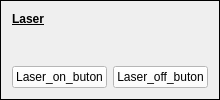
     <widget class="QFrame" name="laser">
      <property name="sizePolicy">
       <sizepolicy hsizetype="MinimumExpanding" vsizetype="MinimumExpanding">
        <horstretch>0</horstretch>
        <verstretch>0</verstretch>
       </sizepolicy>
      </property>
      <property name="frameShape">
       <enum>QFrame::Box</enum>
      </property>
      <layout class="QGridLayout" name="gridLayout_6">
       <item row="1" column="0">
        <widget class="QPushButton" name="laser_on_button">
         <property name="palette">
          <palette>
           <active>
            <colorrole role="WindowText">
             <brush brushstyle="SolidPattern">
              <color alpha="255">
               <red>0</red>
               <green>0</green>
               <blue>0</blue>
              </color>
             </brush>
            </colorrole>
            <colorrole role="Button">
             <brush brushstyle="SolidPattern">
              <color alpha="255">
               <red>255</red>
               <green>255</green>
               <blue>255</blue>
              </color>
             </brush>
            </colorrole>
            <colorrole role="Light">
             <brush brushstyle="SolidPattern">
              <color alpha="255">
               <red>255</red>
               <green>255</green>
               <blue>255</blue>
              </color>
             </brush>
            </colorrole>
            <colorrole role="Midlight">
             <brush brushstyle="SolidPattern">
              <color alpha="255">
               <red>255</red>
               <green>255</green>
               <blue>255</blue>
              </color>
             </brush>
            </colorrole>
            <colorrole role="Dark">
             <brush brushstyle="SolidPattern">
              <color alpha="255">
               <red>127</red>
               <green>127</green>
               <blue>127</blue>
              </color>
             </brush>
            </colorrole>
            <colorrole role="Mid">
             <brush brushstyle="SolidPattern">
              <color alpha="255">
               <red>170</red>
               <green>170</green>
               <blue>170</blue>
              </color>
             </brush>
            </colorrole>
            <colorrole role="Text">
             <brush brushstyle="SolidPattern">
              <color alpha="255">
               <red>0</red>
               <green>0</green>
               <blue>0</blue>
              </color>
             </brush>
            </colorrole>
            <colorrole role="BrightText">
             <brush brushstyle="SolidPattern">
              <color alpha="255">
               <red>255</red>
               <green>255</green>
               <blue>255</blue>
              </color>
             </brush>
            </colorrole>
            <colorrole role="ButtonText">
             <brush brushstyle="SolidPattern">
              <color alpha="255">
               <red>0</red>
               <green>0</green>
               <blue>0</blue>
              </color>
             </brush>
            </colorrole>
            <colorrole role="Base">
             <brush brushstyle="SolidPattern">
              <color alpha="255">
               <red>255</red>
               <green>255</green>
               <blue>255</blue>
              </color>
             </brush>
            </colorrole>
            <colorrole role="Window">
             <brush brushstyle="SolidPattern">
              <color alpha="255">
               <red>255</red>
               <green>255</green>
               <blue>255</blue>
              </color>
             </brush>
            </colorrole>
            <colorrole role="Shadow">
             <brush brushstyle="SolidPattern">
              <color alpha="255">
               <red>0</red>
               <green>0</green>
               <blue>0</blue>
              </color>
             </brush>
            </colorrole>
            <colorrole role="AlternateBase">
             <brush brushstyle="SolidPattern">
              <color alpha="255">
               <red>255</red>
               <green>255</green>
               <blue>255</blue>
              </color>
             </brush>
            </colorrole>
            <colorrole role="ToolTipBase">
             <brush brushstyle="SolidPattern">
              <color alpha="255">
               <red>255</red>
               <green>255</green>
               <blue>220</blue>
              </color>
             </brush>
            </colorrole>
            <colorrole role="ToolTipText">
             <brush brushstyle="SolidPattern">
              <color alpha="255">
               <red>0</red>
               <green>0</green>
               <blue>0</blue>
              </color>
             </brush>
            </colorrole>
           </active>
           <inactive>
            <colorrole role="WindowText">
             <brush brushstyle="SolidPattern">
              <color alpha="255">
               <red>0</red>
               <green>0</green>
               <blue>0</blue>
              </color>
             </brush>
            </colorrole>
            <colorrole role="Button">
             <brush brushstyle="SolidPattern">
              <color alpha="255">
               <red>255</red>
               <green>255</green>
               <blue>255</blue>
              </color>
             </brush>
            </colorrole>
            <colorrole role="Light">
             <brush brushstyle="SolidPattern">
              <color alpha="255">
               <red>255</red>
               <green>255</green>
               <blue>255</blue>
              </color>
             </brush>
            </colorrole>
            <colorrole role="Midlight">
             <brush brushstyle="SolidPattern">
              <color alpha="255">
               <red>255</red>
               <green>255</green>
               <blue>255</blue>
              </color>
             </brush>
            </colorrole>
            <colorrole role="Dark">
             <brush brushstyle="SolidPattern">
              <color alpha="255">
               <red>127</red>
               <green>127</green>
               <blue>127</blue>
              </color>
             </brush>
            </colorrole>
            <colorrole role="Mid">
             <brush brushstyle="SolidPattern">
              <color alpha="255">
               <red>170</red>
               <green>170</green>
               <blue>170</blue>
              </color>
             </brush>
            </colorrole>
            <colorrole role="Text">
             <brush brushstyle="SolidPattern">
              <color alpha="255">
               <red>0</red>
               <green>0</green>
               <blue>0</blue>
              </color>
             </brush>
            </colorrole>
            <colorrole role="BrightText">
             <brush brushstyle="SolidPattern">
              <color alpha="255">
               <red>255</red>
               <green>255</green>
               <blue>255</blue>
              </color>
             </brush>
            </colorrole>
            <colorrole role="ButtonText">
             <brush brushstyle="SolidPattern">
              <color alpha="255">
               <red>0</red>
               <green>0</green>
               <blue>0</blue>
              </color>
             </brush>
            </colorrole>
            <colorrole role="Base">
             <brush brushstyle="SolidPattern">
              <color alpha="255">
               <red>255</red>
               <green>255</green>
               <blue>255</blue>
              </color>
             </brush>
            </colorrole>
            <colorrole role="Window">
             <brush brushstyle="SolidPattern">
              <color alpha="255">
               <red>255</red>
               <green>255</green>
               <blue>255</blue>
              </color>
             </brush>
            </colorrole>
            <colorrole role="Shadow">
             <brush brushstyle="SolidPattern">
              <color alpha="255">
               <red>0</red>
               <green>0</green>
               <blue>0</blue>
              </color>
             </brush>
            </colorrole>
            <colorrole role="AlternateBase">
             <brush brushstyle="SolidPattern">
              <color alpha="255">
               <red>255</red>
               <green>255</green>
               <blue>255</blue>
              </color>
             </brush>
            </colorrole>
            <colorrole role="ToolTipBase">
             <brush brushstyle="SolidPattern">
              <color alpha="255">
               <red>255</red>
               <green>255</green>
               <blue>220</blue>
              </color>
             </brush>
            </colorrole>
            <colorrole role="ToolTipText">
             <brush brushstyle="SolidPattern">
              <color alpha="255">
               <red>0</red>
               <green>0</green>
               <blue>0</blue>
              </color>
             </brush>
            </colorrole>
           </inactive>
           <disabled>
            <colorrole role="WindowText">
             <brush brushstyle="SolidPattern">
              <color alpha="255">
               <red>127</red>
               <green>127</green>
               <blue>127</blue>
              </color>
             </brush>
            </colorrole>
            <colorrole role="Button">
             <brush brushstyle="SolidPattern">
              <color alpha="255">
               <red>255</red>
               <green>255</green>
               <blue>255</blue>
              </color>
             </brush>
            </colorrole>
            <colorrole role="Light">
             <brush brushstyle="SolidPattern">
              <color alpha="255">
               <red>255</red>
               <green>255</green>
               <blue>255</blue>
              </color>
             </brush>
            </colorrole>
            <colorrole role="Midlight">
             <brush brushstyle="SolidPattern">
              <color alpha="255">
               <red>255</red>
               <green>255</green>
               <blue>255</blue>
              </color>
             </brush>
            </colorrole>
            <colorrole role="Dark">
             <brush brushstyle="SolidPattern">
              <color alpha="255">
               <red>127</red>
               <green>127</green>
               <blue>127</blue>
              </color>
             </brush>
            </colorrole>
            <colorrole role="Mid">
             <brush brushstyle="SolidPattern">
              <color alpha="255">
               <red>170</red>
               <green>170</green>
               <blue>170</blue>
              </color>
             </brush>
            </colorrole>
            <colorrole role="Text">
             <brush brushstyle="SolidPattern">
              <color alpha="255">
               <red>127</red>
               <green>127</green>
               <blue>127</blue>
              </color>
             </brush>
            </colorrole>
            <colorrole role="BrightText">
             <brush brushstyle="SolidPattern">
              <color alpha="255">
               <red>255</red>
               <green>255</green>
               <blue>255</blue>
              </color>
             </brush>
            </colorrole>
            <colorrole role="ButtonText">
             <brush brushstyle="SolidPattern">
              <color alpha="255">
               <red>127</red>
               <green>127</green>
               <blue>127</blue>
              </color>
             </brush>
            </colorrole>
            <colorrole role="Base">
             <brush brushstyle="SolidPattern">
              <color alpha="255">
               <red>255</red>
               <green>255</green>
               <blue>255</blue>
              </color>
             </brush>
            </colorrole>
            <colorrole role="Window">
             <brush brushstyle="SolidPattern">
              <color alpha="255">
               <red>255</red>
               <green>255</green>
               <blue>255</blue>
              </color>
             </brush>
            </colorrole>
            <colorrole role="Shadow">
             <brush brushstyle="SolidPattern">
              <color alpha="255">
               <red>0</red>
               <green>0</green>
               <blue>0</blue>
              </color>
             </brush>
            </colorrole>
            <colorrole role="AlternateBase">
             <brush brushstyle="SolidPattern">
              <color alpha="255">
               <red>255</red>
               <green>255</green>
               <blue>255</blue>
              </color>
             </brush>
            </colorrole>
            <colorrole role="ToolTipBase">
             <brush brushstyle="SolidPattern">
              <color alpha="255">
               <red>255</red>
               <green>255</green>
               <blue>220</blue>
              </color>
             </brush>
            </colorrole>
            <colorrole role="ToolTipText">
             <brush brushstyle="SolidPattern">
              <color alpha="255">
               <red>0</red>
               <green>0</green>
               <blue>0</blue>
              </color>
             </brush>
            </colorrole>
           </disabled>
          </palette>
         </property>
         <property name="text">
          <string>Laser_on_buton</string>
         </property>
         <property name="checkable">
          <bool>false</bool>
         </property>
         <property name="checked">
          <bool>false</bool>
         </property>
         <property name="flat">
          <bool>false</bool>
         </property>
        </widget>
       </item>
       <item row="1" column="1">
        <widget class="QPushButton" name="laser_off_button">
         <property name="palette">
          <palette>
           <active>
            <colorrole role="WindowText">
             <brush brushstyle="SolidPattern">
              <color alpha="255">
               <red>0</red>
               <green>0</green>
               <blue>0</blue>
              </color>
             </brush>
            </colorrole>
            <colorrole role="Button">
             <brush brushstyle="SolidPattern">
              <color alpha="255">
               <red>255</red>
               <green>255</green>
               <blue>255</blue>
              </color>
             </brush>
            </colorrole>
            <colorrole role="Light">
             <brush brushstyle="SolidPattern">
              <color alpha="255">
               <red>255</red>
               <green>255</green>
               <blue>255</blue>
              </color>
             </brush>
            </colorrole>
            <colorrole role="Midlight">
             <brush brushstyle="SolidPattern">
              <color alpha="255">
               <red>255</red>
               <green>255</green>
               <blue>255</blue>
              </color>
             </brush>
            </colorrole>
            <colorrole role="Dark">
             <brush brushstyle="SolidPattern">
              <color alpha="255">
               <red>127</red>
               <green>127</green>
               <blue>127</blue>
              </color>
             </brush>
            </colorrole>
            <colorrole role="Mid">
             <brush brushstyle="SolidPattern">
              <color alpha="255">
               <red>170</red>
               <green>170</green>
               <blue>170</blue>
              </color>
             </brush>
            </colorrole>
            <colorrole role="Text">
             <brush brushstyle="SolidPattern">
              <color alpha="255">
               <red>0</red>
               <green>0</green>
               <blue>0</blue>
              </color>
             </brush>
            </colorrole>
            <colorrole role="BrightText">
             <brush brushstyle="SolidPattern">
              <color alpha="255">
               <red>255</red>
               <green>255</green>
               <blue>255</blue>
              </color>
             </brush>
            </colorrole>
            <colorrole role="ButtonText">
             <brush brushstyle="SolidPattern">
              <color alpha="255">
               <red>0</red>
               <green>0</green>
               <blue>0</blue>
              </color>
             </brush>
            </colorrole>
            <colorrole role="Base">
             <brush brushstyle="SolidPattern">
              <color alpha="255">
               <red>255</red>
               <green>255</green>
               <blue>255</blue>
              </color>
             </brush>
            </colorrole>
            <colorrole role="Window">
             <brush brushstyle="SolidPattern">
              <color alpha="255">
               <red>255</red>
               <green>255</green>
               <blue>255</blue>
              </color>
             </brush>
            </colorrole>
            <colorrole role="Shadow">
             <brush brushstyle="SolidPattern">
              <color alpha="255">
               <red>0</red>
               <green>0</green>
               <blue>0</blue>
              </color>
             </brush>
            </colorrole>
            <colorrole role="AlternateBase">
             <brush brushstyle="SolidPattern">
              <color alpha="255">
               <red>255</red>
               <green>255</green>
               <blue>255</blue>
              </color>
             </brush>
            </colorrole>
            <colorrole role="ToolTipBase">
             <brush brushstyle="SolidPattern">
              <color alpha="255">
               <red>255</red>
               <green>255</green>
               <blue>220</blue>
              </color>
             </brush>
            </colorrole>
            <colorrole role="ToolTipText">
             <brush brushstyle="SolidPattern">
              <color alpha="255">
               <red>0</red>
               <green>0</green>
               <blue>0</blue>
              </color>
             </brush>
            </colorrole>
           </active>
           <inactive>
            <colorrole role="WindowText">
             <brush brushstyle="SolidPattern">
              <color alpha="255">
               <red>0</red>
               <green>0</green>
               <blue>0</blue>
              </color>
             </brush>
            </colorrole>
            <colorrole role="Button">
             <brush brushstyle="SolidPattern">
              <color alpha="255">
               <red>255</red>
               <green>255</green>
               <blue>255</blue>
              </color>
             </brush>
            </colorrole>
            <colorrole role="Light">
             <brush brushstyle="SolidPattern">
              <color alpha="255">
               <red>255</red>
               <green>255</green>
               <blue>255</blue>
              </color>
             </brush>
            </colorrole>
            <colorrole role="Midlight">
             <brush brushstyle="SolidPattern">
              <color alpha="255">
               <red>255</red>
               <green>255</green>
               <blue>255</blue>
              </color>
             </brush>
            </colorrole>
            <colorrole role="Dark">
             <brush brushstyle="SolidPattern">
              <color alpha="255">
               <red>127</red>
               <green>127</green>
               <blue>127</blue>
              </color>
             </brush>
            </colorrole>
            <colorrole role="Mid">
             <brush brushstyle="SolidPattern">
              <color alpha="255">
               <red>170</red>
               <green>170</green>
               <blue>170</blue>
              </color>
             </brush>
            </colorrole>
            <colorrole role="Text">
             <brush brushstyle="SolidPattern">
              <color alpha="255">
               <red>0</red>
               <green>0</green>
               <blue>0</blue>
              </color>
             </brush>
            </colorrole>
            <colorrole role="BrightText">
             <brush brushstyle="SolidPattern">
              <color alpha="255">
               <red>255</red>
               <green>255</green>
               <blue>255</blue>
              </color>
             </brush>
            </colorrole>
            <colorrole role="ButtonText">
             <brush brushstyle="SolidPattern">
              <color alpha="255">
               <red>0</red>
               <green>0</green>
               <blue>0</blue>
              </color>
             </brush>
            </colorrole>
            <colorrole role="Base">
             <brush brushstyle="SolidPattern">
              <color alpha="255">
               <red>255</red>
               <green>255</green>
               <blue>255</blue>
              </color>
             </brush>
            </colorrole>
            <colorrole role="Window">
             <brush brushstyle="SolidPattern">
              <color alpha="255">
               <red>255</red>
               <green>255</green>
               <blue>255</blue>
              </color>
             </brush>
            </colorrole>
            <colorrole role="Shadow">
             <brush brushstyle="SolidPattern">
              <color alpha="255">
               <red>0</red>
               <green>0</green>
               <blue>0</blue>
              </color>
             </brush>
            </colorrole>
            <colorrole role="AlternateBase">
             <brush brushstyle="SolidPattern">
              <color alpha="255">
               <red>255</red>
               <green>255</green>
               <blue>255</blue>
              </color>
             </brush>
            </colorrole>
            <colorrole role="ToolTipBase">
             <brush brushstyle="SolidPattern">
              <color alpha="255">
               <red>255</red>
               <green>255</green>
               <blue>220</blue>
              </color>
             </brush>
            </colorrole>
            <colorrole role="ToolTipText">
             <brush brushstyle="SolidPattern">
              <color alpha="255">
               <red>0</red>
               <green>0</green>
               <blue>0</blue>
              </color>
             </brush>
            </colorrole>
           </inactive>
           <disabled>
            <colorrole role="WindowText">
             <brush brushstyle="SolidPattern">
              <color alpha="255">
               <red>127</red>
               <green>127</green>
               <blue>127</blue>
              </color>
             </brush>
            </colorrole>
            <colorrole role="Button">
             <brush brushstyle="SolidPattern">
              <color alpha="255">
               <red>255</red>
               <green>255</green>
               <blue>255</blue>
              </color>
             </brush>
            </colorrole>
            <colorrole role="Light">
             <brush brushstyle="SolidPattern">
              <color alpha="255">
               <red>255</red>
               <green>255</green>
               <blue>255</blue>
              </color>
             </brush>
            </colorrole>
            <colorrole role="Midlight">
             <brush brushstyle="SolidPattern">
              <color alpha="255">
               <red>255</red>
               <green>255</green>
               <blue>255</blue>
              </color>
             </brush>
            </colorrole>
            <colorrole role="Dark">
             <brush brushstyle="SolidPattern">
              <color alpha="255">
               <red>127</red>
               <green>127</green>
               <blue>127</blue>
              </color>
             </brush>
            </colorrole>
            <colorrole role="Mid">
             <brush brushstyle="SolidPattern">
              <color alpha="255">
               <red>170</red>
               <green>170</green>
               <blue>170</blue>
              </color>
             </brush>
            </colorrole>
            <colorrole role="Text">
             <brush brushstyle="SolidPattern">
              <color alpha="255">
               <red>127</red>
               <green>127</green>
               <blue>127</blue>
              </color>
             </brush>
            </colorrole>
            <colorrole role="BrightText">
             <brush brushstyle="SolidPattern">
              <color alpha="255">
               <red>255</red>
               <green>255</green>
               <blue>255</blue>
              </color>
             </brush>
            </colorrole>
            <colorrole role="ButtonText">
             <brush brushstyle="SolidPattern">
              <color alpha="255">
               <red>127</red>
               <green>127</green>
               <blue>127</blue>
              </color>
             </brush>
            </colorrole>
            <colorrole role="Base">
             <brush brushstyle="SolidPattern">
              <color alpha="255">
               <red>255</red>
               <green>255</green>
               <blue>255</blue>
              </color>
             </brush>
            </colorrole>
            <colorrole role="Window">
             <brush brushstyle="SolidPattern">
              <color alpha="255">
               <red>255</red>
               <green>255</green>
               <blue>255</blue>
              </color>
             </brush>
            </colorrole>
            <colorrole role="Shadow">
             <brush brushstyle="SolidPattern">
              <color alpha="255">
               <red>0</red>
               <green>0</green>
               <blue>0</blue>
              </color>
             </brush>
            </colorrole>
            <colorrole role="AlternateBase">
             <brush brushstyle="SolidPattern">
              <color alpha="255">
               <red>255</red>
               <green>255</green>
               <blue>255</blue>
              </color>
             </brush>
            </colorrole>
            <colorrole role="ToolTipBase">
             <brush brushstyle="SolidPattern">
              <color alpha="255">
               <red>255</red>
               <green>255</green>
               <blue>220</blue>
              </color>
             </brush>
            </colorrole>
            <colorrole role="ToolTipText">
             <brush brushstyle="SolidPattern">
              <color alpha="255">
               <red>0</red>
               <green>0</green>
               <blue>0</blue>
              </color>
             </brush>
            </colorrole>
           </disabled>
          </palette>
         </property>
         <property name="text">
          <string>Laser_off_buton</string>
         </property>
         <property name="checkable">
          <bool>false</bool>
         </property>
         <property name="checked">
          <bool>false</bool>
         </property>
         <property name="flat">
          <bool>false</bool>
         </property>
        </widget>
       </item>
       <item row="0" column="0" alignment="Qt::AlignLeft|Qt::AlignTop">
        <widget class="QLabel" name="laser_label">
         <property name="font">
          <font>
           <weight>75</weight>
           <bold>true</bold>
           <underline>true</underline>
          </font>
         </property>
         <property name="text">
          <string>Laser</string>
         </property>
        </widget>
       </item>
      </layout>
     </widget>
